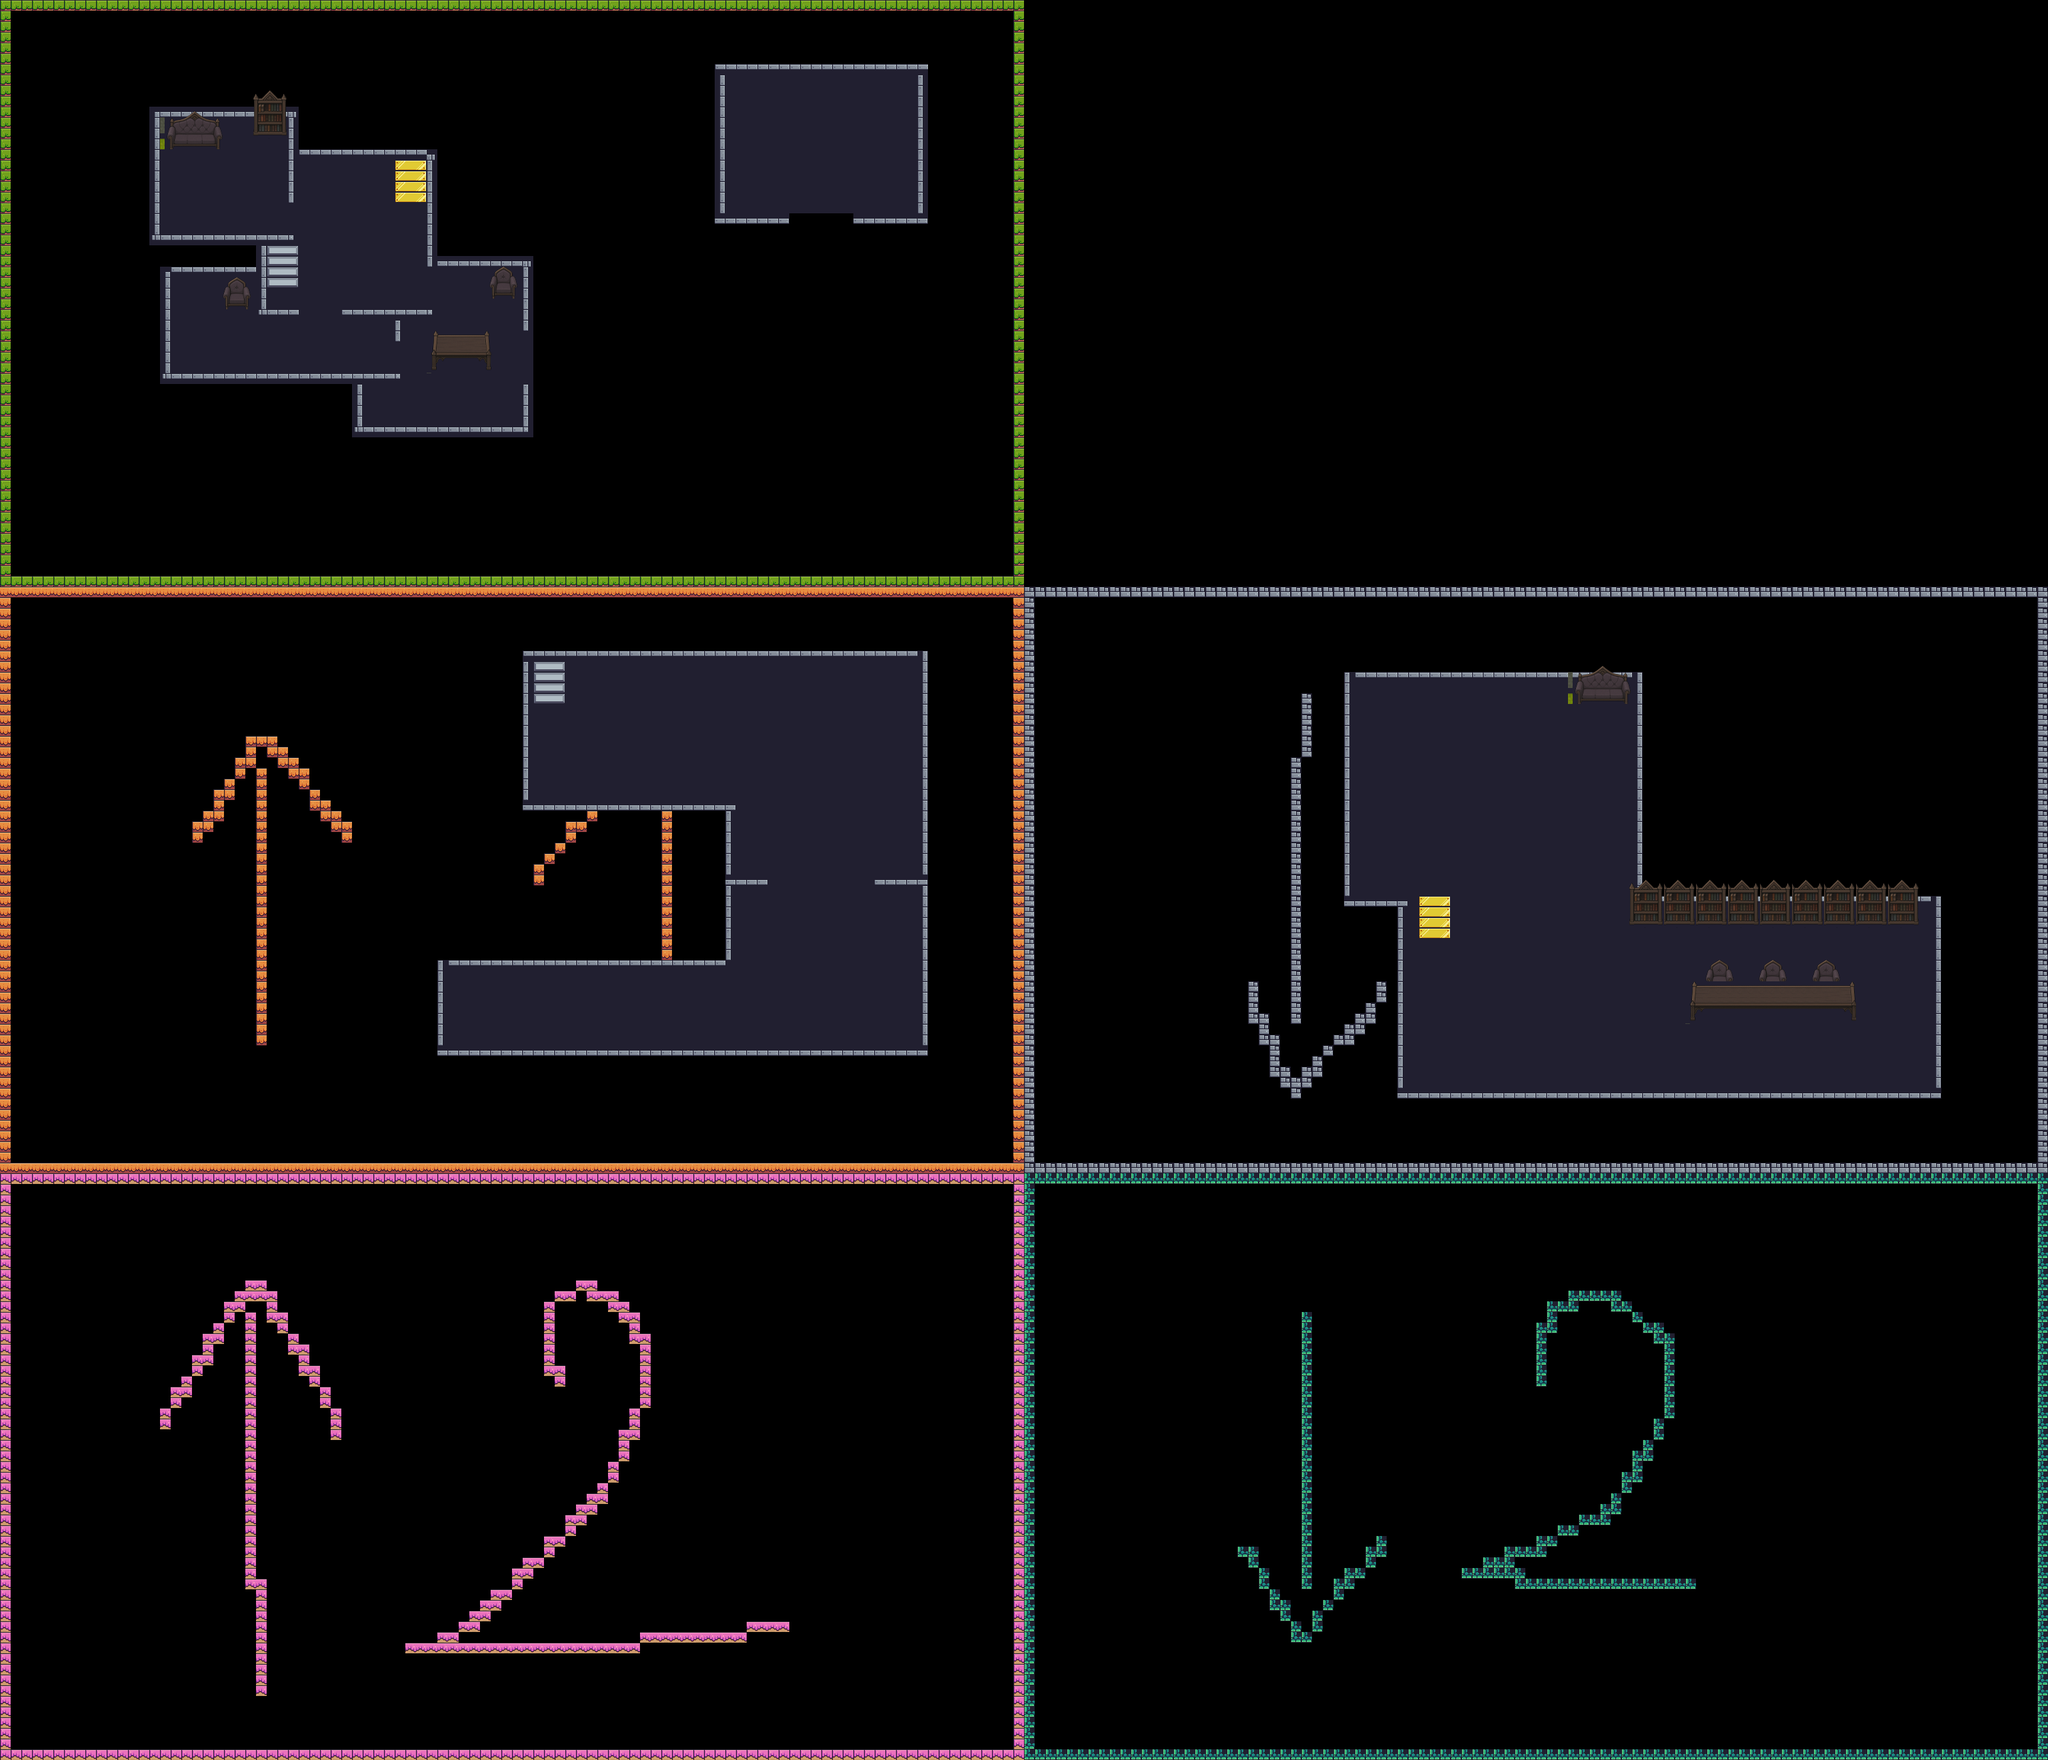

The image is a tile-based game level rendered from a .tmx file. Its description and source (layers, tilesets, objects; grid data summarised) follow:
An orthogonal 192x165 tile map with 16x16 px tiles, 3 tile layers (Background, Walls, Furniture), 4 tilesets and 311 objects (96x Effect, 51x MortalActionPoint, 37x Aura, 36x Ghost, 12x Room, ...).

<map version="1.10" tiledversion="1.11.2" orientation="orthogonal" renderorder="right-down" width="192" height="165" tilewidth="16" tileheight="16" infinite="0" nextlayerid="10" nextobjectid="359">
 <tileset firstgid="1" source="Terrain (16x16).tsx" />
 <tileset firstgid="243" source="furnitureTest.tsx" />
 <tileset firstgid="339" source="furnitureTest2.tsx" />
 <tileset firstgid="435" source="BgTest.tsx" />
 <layer id="2" name="Background" width="192" height="165">
  <data>[31680 cells, 5850 non-empty, 18 distinct tile ids]</data>
 </layer>
 <layer id="1" name="Walls" width="192" height="165">
  <data>[31680 cells, 572 non-empty, 9 distinct tile ids]</data>
 </layer>
 <layer id="8" name="Furniture" width="192" height="165">
  <data>[31680 cells, 331 non-empty, 82 distinct tile ids]</data>
 </layer>
 <objectgroup id="5" name="MortalDestinationPoints">
  <object id="22" name="MortalActionPoint_0" type="MortalActionPoint" x="280" y="432" width="32" height="32">
   <properties>
    <property name="floor" type="int" value="0" />
   </properties>
  </object>
  <object id="23" name="MortalActionPoint_0" type="MortalActionPoint" x="380" y="300" width="32" height="32">
   <properties>
    <property name="floor" type="int" value="0" />
   </properties>
  </object>
  <object id="24" name="MortalActionPoint_0" type="MortalActionPoint" x="324" y="112" width="32" height="32">
   <properties>
    <property name="floor" type="int" value="0" />
   </properties>
  </object>
  <object id="25" name="MortalActionPoint_0" type="MortalActionPoint" x="480" y="272" width="32" height="32">
   <properties>
    <property name="floor" type="int" value="0" />
   </properties>
  </object>
  <object id="26" name="MortalActionPoint_0" type="MortalActionPoint" x="560" y="592" width="32" height="32">
   <properties>
    <property name="floor" type="int" value="0" />
   </properties>
  </object>
  <object id="27" name="MortalActionPoint_0" type="MortalActionPoint" x="592" y="412" width="32" height="32">
   <properties>
    <property name="floor" type="int" value="0" />
   </properties>
  </object>
  <object id="28" name="MortalActionPoint_0" type="MortalActionPoint" x="644" y="720" width="32" height="32">
   <properties>
    <property name="floor" type="int" value="0" />
   </properties>
  </object>
  <object id="29" name="MortalActionPoint_0" type="MortalActionPoint" x="540" y="160" width="32" height="32">
   <properties>
    <property name="floor" type="int" value="0" />
   </properties>
  </object>
  <object id="30" name="MortalActionPoint_0" type="MortalActionPoint" x="288" y="240" width="32" height="32">
   <properties>
    <property name="floor" type="int" value="0" />
   </properties>
  </object>
  <object id="31" name="MortalActionPoint_0" type="MortalActionPoint" x="320" y="296" width="32" height="32">
   <properties>
    <property name="floor" type="int" value="0" />
   </properties>
  </object>
  <object id="32" name="MortalActionPoint_0" type="MortalActionPoint" x="356" y="244" width="32" height="32">
   <properties>
    <property name="floor" type="int" value="0" />
   </properties>
  </object>
  <object id="33" name="MortalActionPoint_0" type="MortalActionPoint" x="508" y="316" width="32" height="32">
   <properties>
    <property name="floor" type="int" value="0" />
   </properties>
  </object>
  <object id="34" name="MortalActionPoint_0" type="MortalActionPoint" x="532" y="364" width="32" height="32">
   <properties>
    <property name="floor" type="int" value="0" />
   </properties>
  </object>
  <object id="35" name="MortalActionPoint_0" type="MortalActionPoint" x="532" y="256" width="32" height="32">
   <properties>
    <property name="floor" type="int" value="0" />
   </properties>
  </object>
  <object id="36" name="MortalActionPoint_0" type="MortalActionPoint" x="576" y="328" width="32" height="32">
   <properties>
    <property name="floor" type="int" value="0" />
   </properties>
  </object>
  <object id="37" name="MortalActionPoint_0" type="MortalActionPoint" x="488" y="356" width="32" height="32">
   <properties>
    <property name="floor" type="int" value="0" />
   </properties>
  </object>
  <object id="38" name="MortalActionPoint_0" type="MortalActionPoint" x="336" y="432" width="32" height="32">
   <properties>
    <property name="floor" type="int" value="0" />
   </properties>
  </object>
  <object id="39" name="MortalActionPoint_0" type="MortalActionPoint" x="512" y="400" width="32" height="32">
   <properties>
    <property name="floor" type="int" value="0" />
   </properties>
  </object>
  <object id="40" name="MortalActionPoint_0" type="MortalActionPoint" x="284" y="476" width="32" height="32">
   <properties>
    <property name="floor" type="int" value="0" />
   </properties>
  </object>
  <object id="41" name="MortalActionPoint_0" type="MortalActionPoint" x="332" y="500" width="32" height="32">
   <properties>
    <property name="floor" type="int" value="0" />
   </properties>
  </object>
  <object id="42" name="MortalActionPoint_0" type="MortalActionPoint" x="664" y="428" width="32" height="32">
   <properties>
    <property name="floor" type="int" value="0" />
   </properties>
  </object>
  <object id="43" name="MortalActionPoint_0" type="MortalActionPoint" x="892" y="492" width="32" height="32">
   <properties>
    <property name="floor" type="int" value="0" />
   </properties>
  </object>
  <object id="44" name="MortalActionPoint_0" type="MortalActionPoint" x="908" y="388" width="32" height="32">
   <properties>
    <property name="floor" type="int" value="0" />
   </properties>
  </object>
  <object id="45" name="MortalActionPoint_0" type="MortalActionPoint" x="640" y="560" width="32" height="32">
   <properties>
    <property name="floor" type="int" value="0" />
   </properties>
  </object>
  <object id="46" name="MortalActionPoint_0" type="MortalActionPoint" x="696" y="596" width="32" height="32">
   <properties>
    <property name="floor" type="int" value="0" />
   </properties>
  </object>
  <object id="47" name="MortalActionPoint_0" type="MortalActionPoint" x="740" y="564" width="32" height="32">
   <properties>
    <property name="floor" type="int" value="0" />
   </properties>
  </object>
  <object id="48" name="MortalActionPoint_0" type="MortalActionPoint" x="532" y="496" width="32" height="32">
   <properties>
    <property name="floor" type="int" value="0" />
   </properties>
  </object>
  <object id="49" name="MortalActionPoint_0" type="MortalActionPoint" x="476" y="508" width="32" height="32">
   <properties>
    <property name="floor" type="int" value="0" />
   </properties>
  </object>
  <object id="50" name="MortalActionPoint_0" type="MortalActionPoint" x="260" y="308" width="32" height="32">
   <properties>
    <property name="floor" type="int" value="0" />
   </properties>
  </object>
  <object id="51" name="MortalActionPoint_0" type="MortalActionPoint" x="420" y="504" width="32" height="32">
   <properties>
    <property name="floor" type="int" value="0" />
   </properties>
  </object>
  <object id="52" name="MortalActionPoint_0" type="MortalActionPoint" x="632" y="584" width="32" height="32">
   <properties>
    <property name="floor" type="int" value="0" />
   </properties>
  </object>
  </objectgroup>
 <objectgroup id="7" name="MortalSpecialPoints" visible="0">
  <!-- 260 objects omitted --></objectgroup>
 <objectgroup id="3" name="Collisions">
  <!-- 249 objects omitted --></objectgroup>
 <objectgroup id="4" name="SpawnPoints" visible="0">
  <!-- 190 objects omitted --></objectgroup>
 <objectgroup id="6" name="Rooms" visible="0">
  <!-- 12 objects omitted --></objectgroup>
</map>
<!-- 280 of 311 objects omitted -->
